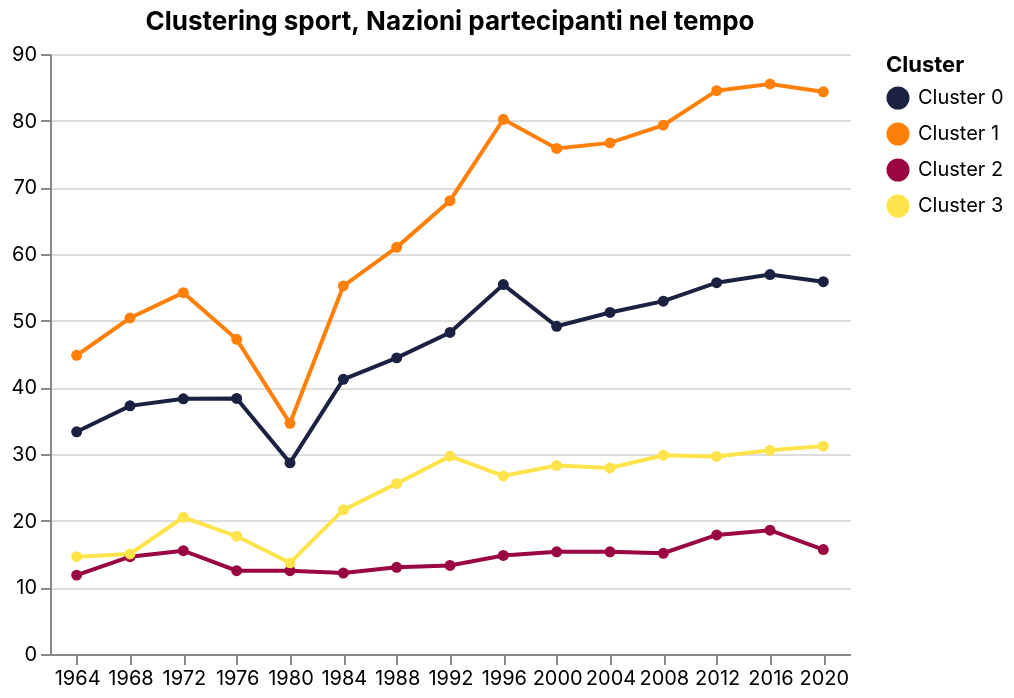

Specify this chart in Vega-Lite:
### Vega-Lite specification from a JSON file in a GitHub repository (floating-point values rounded to 4 significant figures)
{"$schema": "https://vega.github.io/schema/vega-lite/v5.20.1.json", "config": {"axis": {"labelFont": "Inter", "titleFont": "Inter"}, "background": "transparent", "header": {"labelFont": "Inter", "titleFont": "Inter"}, "legend": {"labelFont": "Inter", "titleFont": "Inter"}, "range": {"category": ["#1b2140", "#ff8009", "#9a0641", "#ffe34a", "#e7b6af", "#0088b0", "#e03830"], "heatmap": ["#e7b6af", "#1b2140"], "ramp": ["#e7b6af", "#1b2140"]}, "text": {"font": "Inter"}, "title": {"font": "Inter"}, "view": {"stroke": "transparent"}}, "data": {"name": "data-0ec1e6bbc912ac20094a08b4f472d81f"}, "datasets": {"data-0ec1e6bbc912ac20094a08b4f472d81f": [{"athletes_per_event": 21.05, "cluster_k4": "Cluster 0", "hhi_gold": 0.3237, "mean_gold_per_athletes": 0.2227, "mean_gold_per_popul": 2.802e-07, "n_nations": 33.33, "year": 1964}, {"athletes_per_event": 23.01, "cluster_k4": "Cluster 0", "hhi_gold": 0.2776, "mean_gold_per_athletes": 0.1717, "mean_gold_per_popul": 9.494e-08, "n_nations": 37.22, "year": 1968}, {"athletes_per_event": 23.83, "cluster_k4": "Cluster 0", "hhi_gold": 0.3799, "mean_gold_per_athletes": 0.2006, "mean_gold_per_popul": 1.087e-07, "n_nations": 38.27, "year": 1972}, {"athletes_per_event": 21.76, "cluster_k4": "Cluster 0", "hhi_gold": 0.3798, "mean_gold_per_athletes": 0.2594, "mean_gold_per_popul": 1.043e-07, "n_nations": 38.33, "year": 1976}, {"athletes_per_event": 16.62, "cluster_k4": "Cluster 0", "hhi_gold": 0.3524, "mean_gold_per_athletes": 0.2327, "mean_gold_per_popul": 1.325e-07, "n_nations": 28.67, "year": 1980}, {"athletes_per_event": 22.31, "cluster_k4": "Cluster 0", "hhi_gold": 0.3053, "mean_gold_per_athletes": 0.199, "mean_gold_per_popul": 1e-07, "n_nations": 41.2, "year": 1984}, {"athletes_per_event": 21.35, "cluster_k4": "Cluster 0", "hhi_gold": 0.2804, "mean_gold_per_athletes": 0.1638, "mean_gold_per_popul": 8.154e-08, "n_nations": 44.42, "year": 1988}, {"athletes_per_event": 24.96, "cluster_k4": "Cluster 0", "hhi_gold": 0.2784, "mean_gold_per_athletes": 0.1771, "mean_gold_per_popul": 8.431e-08, "n_nations": 48.23, "year": 1992}, {"athletes_per_event": 25.65, "cluster_k4": "Cluster 0", "hhi_gold": 0.2439, "mean_gold_per_athletes": 0.166, "mean_gold_per_popul": 6.745e-08, "n_nations": 55.42, "year": 1996}, {"athletes_per_event": 21.42, "cluster_k4": "Cluster 0", "hhi_gold": 0.245, "mean_gold_per_athletes": 0.2, "mean_gold_per_popul": 7.061e-08, "n_nations": 49.15, "year": 2000}, {"athletes_per_event": 21.15, "cluster_k4": "Cluster 0", "hhi_gold": 0.2784, "mean_gold_per_athletes": 0.2646, "mean_gold_per_popul": 8.158e-08, "n_nations": 51.23, "year": 2004}, {"athletes_per_event": 21.92, "cluster_k4": "Cluster 0", "hhi_gold": 0.2624, "mean_gold_per_athletes": 0.211, "mean_gold_per_popul": 7.37e-08, "n_nations": 52.92, "year": 2008}, {"athletes_per_event": 21.11, "cluster_k4": "Cluster 0", "hhi_gold": 0.2949, "mean_gold_per_athletes": 0.2266, "mean_gold_per_popul": 6.363e-08, "n_nations": 55.69, "year": 2012}, {"athletes_per_event": 21.29, "cluster_k4": "Cluster 0", "hhi_gold": 0.2046, "mean_gold_per_athletes": 0.2093, "mean_gold_per_popul": 6.756e-08, "n_nations": 56.92, "year": 2016}, {"athletes_per_event": 20.99, "cluster_k4": "Cluster 0", "hhi_gold": 0.2061, "mean_gold_per_athletes": 0.2323, "mean_gold_per_popul": 9.553e-08, "n_nations": 55.85, "year": 2020}, {"athletes_per_event": 57.83, "cluster_k4": "Cluster 1", "hhi_gold": 0.3632, "mean_gold_per_athletes": 0.1755, "mean_gold_per_popul": 1.215e-07, "n_nations": 44.8, "year": 1964}, {"athletes_per_event": 60.35, "cluster_k4": "Cluster 1", "hhi_gold": 0.3474, "mean_gold_per_athletes": 0.1759, "mean_gold_per_popul": 7.114e-08, "n_nations": 50.4, "year": 1968}, {"athletes_per_event": 65.2, "cluster_k4": "Cluster 1", "hhi_gold": 0.3152, "mean_gold_per_athletes": 0.1906, "mean_gold_per_popul": 1.066e-07, "n_nations": 54.2, "year": 1972}, {"athletes_per_event": 54.16, "cluster_k4": "Cluster 1", "hhi_gold": 0.3297, "mean_gold_per_athletes": 0.1685, "mean_gold_per_popul": 9.776e-08, "n_nations": 47.2, "year": 1976}, {"athletes_per_event": 41.44, "cluster_k4": "Cluster 1", "hhi_gold": 0.4511, "mean_gold_per_athletes": 0.1972, "mean_gold_per_popul": 9.516e-08, "n_nations": 34.6, "year": 1980}, {"athletes_per_event": 46.93, "cluster_k4": "Cluster 1", "hhi_gold": 0.3423, "mean_gold_per_athletes": 0.1912, "mean_gold_per_popul": 5.663e-08, "n_nations": 55.2, "year": 1984}, {"athletes_per_event": 52.26, "cluster_k4": "Cluster 1", "hhi_gold": 0.3073, "mean_gold_per_athletes": 0.1826, "mean_gold_per_popul": 1.487e-07, "n_nations": 61.0, "year": 1988}, {"athletes_per_event": 53.52, "cluster_k4": "Cluster 1", "hhi_gold": 0.2528, "mean_gold_per_athletes": 0.1318, "mean_gold_per_popul": 4.934e-08, "n_nations": 68.0, "year": 1992}, {"athletes_per_event": 56.28, "cluster_k4": "Cluster 1", "hhi_gold": 0.1699, "mean_gold_per_athletes": 0.1412, "mean_gold_per_popul": 8.834e-08, "n_nations": 80.2, "year": 1996}, {"athletes_per_event": 51.11, "cluster_k4": "Cluster 1", "hhi_gold": 0.2517, "mean_gold_per_athletes": 0.2067, "mean_gold_per_popul": 1.44e-07, "n_nations": 75.83, "year": 2000}, {"athletes_per_event": 49.84, "cluster_k4": "Cluster 1", "hhi_gold": 0.2203, "mean_gold_per_athletes": 0.1594, "mean_gold_per_popul": 1.117e-07, "n_nations": 76.67, "year": 2004}, {"athletes_per_event": 50.24, "cluster_k4": "Cluster 1", "hhi_gold": 0.276, "mean_gold_per_athletes": 0.1821, "mean_gold_per_popul": 7.692e-08, "n_nations": 79.33, "year": 2008}, {"athletes_per_event": 47.74, "cluster_k4": "Cluster 1", "hhi_gold": 0.24, "mean_gold_per_athletes": 0.1781, "mean_gold_per_popul": 1.568e-07, "n_nations": 84.5, "year": 2012}, {"athletes_per_event": 48.72, "cluster_k4": "Cluster 1", "hhi_gold": 0.2395, "mean_gold_per_athletes": 0.1611, "mean_gold_per_popul": 9.945e-08, "n_nations": 85.5, "year": 2016}, {"athletes_per_event": 44.34, "cluster_k4": "Cluster 1", "hhi_gold": 0.1889, "mean_gold_per_athletes": 0.2412, "mean_gold_per_popul": 1.001e-06, "n_nations": 84.33, "year": 2020}, {"athletes_per_event": 11.33, "cluster_k4": "Cluster 2", "hhi_gold": 0.9, "mean_gold_per_athletes": 0.0633, "mean_gold_per_popul": 4.348e-08, "n_nations": 11.83, "year": 1964}, {"athletes_per_event": 14.0, "cluster_k4": "Cluster 2", "hhi_gold": 1.0, "mean_gold_per_athletes": 0.07315, "mean_gold_per_popul": 4.079e-08, "n_nations": 14.6, "year": 1968}, {"athletes_per_event": 14.83, "cluster_k4": "Cluster 2", "hhi_gold": 0.9167, "mean_gold_per_athletes": 0.06443, "mean_gold_per_popul": 1.774e-08, "n_nations": 15.5, "year": 1972}, {"athletes_per_event": 10.5, "cluster_k4": "Cluster 2", "hhi_gold": 0.8333, "mean_gold_per_athletes": 0.06464, "mean_gold_per_popul": 1.135e-07, "n_nations": 12.5, "year": 1976}, {"athletes_per_event": 9.833, "cluster_k4": "Cluster 2", "hhi_gold": 0.75, "mean_gold_per_athletes": 0.05955, "mean_gold_per_popul": 7.791e-08, "n_nations": 12.5, "year": 1980}, {"athletes_per_event": 10.0, "cluster_k4": "Cluster 2", "hhi_gold": 0.8333, "mean_gold_per_athletes": 0.06238, "mean_gold_per_popul": 1.752e-08, "n_nations": 12.14, "year": 1984}, {"athletes_per_event": 10.64, "cluster_k4": "Cluster 2", "hhi_gold": 0.6667, "mean_gold_per_athletes": 0.04581, "mean_gold_per_popul": 1.825e-08, "n_nations": 13.0, "year": 1988}, {"athletes_per_event": 10.79, "cluster_k4": "Cluster 2", "hhi_gold": 0.7143, "mean_gold_per_athletes": 0.04618, "mean_gold_per_popul": 3.261e-08, "n_nations": 13.29, "year": 1992}, {"athletes_per_event": 11.11, "cluster_k4": "Cluster 2", "hhi_gold": 0.7222, "mean_gold_per_athletes": 0.06127, "mean_gold_per_popul": 5.385e-08, "n_nations": 14.78, "year": 1996}, {"athletes_per_event": 11.11, "cluster_k4": "Cluster 2", "hhi_gold": 0.6667, "mean_gold_per_athletes": 0.06348, "mean_gold_per_popul": 5.728e-08, "n_nations": 15.33, "year": 2000}, {"athletes_per_event": 11.33, "cluster_k4": "Cluster 2", "hhi_gold": 0.6111, "mean_gold_per_athletes": 0.06002, "mean_gold_per_popul": 4.765e-08, "n_nations": 15.33, "year": 2004}, {"athletes_per_event": 11.67, "cluster_k4": "Cluster 2", "hhi_gold": 0.7222, "mean_gold_per_athletes": 0.07213, "mean_gold_per_popul": 3.257e-08, "n_nations": 15.11, "year": 2008}, {"athletes_per_event": 13.0, "cluster_k4": "Cluster 2", "hhi_gold": 0.5714, "mean_gold_per_athletes": 0.06156, "mean_gold_per_popul": 4.161e-08, "n_nations": 17.86, "year": 2012}, {"athletes_per_event": 12.86, "cluster_k4": "Cluster 2", "hhi_gold": 0.5714, "mean_gold_per_athletes": 0.06695, "mean_gold_per_popul": 2.996e-08, "n_nations": 18.57, "year": 2016}, {"athletes_per_event": 11.5, "cluster_k4": "Cluster 2", "hhi_gold": 0.7222, "mean_gold_per_athletes": 0.08474, "mean_gold_per_popul": 3.54e-08, "n_nations": 15.67, "year": 2020}, {"athletes_per_event": 23.7, "cluster_k4": "Cluster 3", "hhi_gold": 0.725, "mean_gold_per_athletes": 0.3361, "mean_gold_per_popul": 5.445e-08, "n_nations": 14.6, "year": 1964}, {"athletes_per_event": 25.95, "cluster_k4": "Cluster 3", "hhi_gold": 0.475, "mean_gold_per_athletes": 0.3288, "mean_gold_per_popul": 3.765e-08, "n_nations": 15.0, "year": 1968}, {"athletes_per_event": 35.25, "cluster_k4": "Cluster 3", "hhi_gold": 0.625, "mean_gold_per_athletes": 0.3432, "mean_gold_per_popul": 3.68e-08, "n_nations": 20.5, "year": 1972}, {"athletes_per_event": 26.88, "cluster_k4": "Cluster 3", "hhi_gold": 0.6458, "mean_gold_per_athletes": 0.3485, "mean_gold_per_popul": 2.627e-08, "n_nations": 17.67, "year": 1976}, {"athletes_per_event": 19.33, "cluster_k4": "Cluster 3", "hhi_gold": 0.75, "mean_gold_per_athletes": 0.3796, "mean_gold_per_popul": 9.739e-08, "n_nations": 13.67, "year": 1980}, {"athletes_per_event": 32.59, "cluster_k4": "Cluster 3", "hhi_gold": 0.7969, "mean_gold_per_athletes": 0.4189, "mean_gold_per_popul": 3.832e-08, "n_nations": 21.62, "year": 1984}, {"athletes_per_event": 34.97, "cluster_k4": "Cluster 3", "hhi_gold": 0.8472, "mean_gold_per_athletes": 0.4134, "mean_gold_per_popul": 8.564e-08, "n_nations": 25.56, "year": 1988}, {"athletes_per_event": 38.75, "cluster_k4": "Cluster 3", "hhi_gold": 0.7423, "mean_gold_per_athletes": 0.4097, "mean_gold_per_popul": 3.98e-08, "n_nations": 29.67, "year": 1992}, {"athletes_per_event": 30.52, "cluster_k4": "Cluster 3", "hhi_gold": 0.7625, "mean_gold_per_athletes": 0.3032, "mean_gold_per_popul": 3.636e-08, "n_nations": 26.7, "year": 1996}, {"athletes_per_event": 27.5, "cluster_k4": "Cluster 3", "hhi_gold": 0.7358, "mean_gold_per_athletes": 0.3516, "mean_gold_per_popul": 2.449e-08, "n_nations": 28.27, "year": 2000}, {"athletes_per_event": 30.43, "cluster_k4": "Cluster 3", "hhi_gold": 0.6158, "mean_gold_per_athletes": 0.3071, "mean_gold_per_popul": 3.402e-08, "n_nations": 27.91, "year": 2004}, {"athletes_per_event": 30.41, "cluster_k4": "Cluster 3", "hhi_gold": 0.7415, "mean_gold_per_athletes": 0.3215, "mean_gold_per_popul": 1.548e-08, "n_nations": 29.82, "year": 2008}, {"athletes_per_event": 30.15, "cluster_k4": "Cluster 3", "hhi_gold": 0.7926, "mean_gold_per_athletes": 0.3379, "mean_gold_per_popul": 4.894e-08, "n_nations": 29.64, "year": 2012}, {"athletes_per_event": 30.07, "cluster_k4": "Cluster 3", "hhi_gold": 0.7528, "mean_gold_per_athletes": 0.3945, "mean_gold_per_popul": 3.351e-08, "n_nations": 30.55, "year": 2016}, {"athletes_per_event": 29.57, "cluster_k4": "Cluster 3", "hhi_gold": 0.6947, "mean_gold_per_athletes": 0.3587, "mean_gold_per_popul": 4.09e-08, "n_nations": 31.18, "year": 2020}]}, "encoding": {"color": {"field": "cluster_k4", "title": "Cluster", "type": "nominal"}, "tooltip": [{"field": "cluster_k4", "type": "nominal"}, {"field": "year", "type": "quantitative"}, {"field": "n_nations", "format": ".2f", "type": "quantitative"}], "x": {"axis": {"labelAngle": 0}, "field": "year", "title": null, "type": "ordinal"}, "y": {"field": "n_nations", "scale": {}, "title": null, "type": "quantitative"}}, "height": 300, "mark": {"point": true, "type": "line"}, "title": "Clustering sport, Nazioni partecipanti nel tempo", "width": 400}
